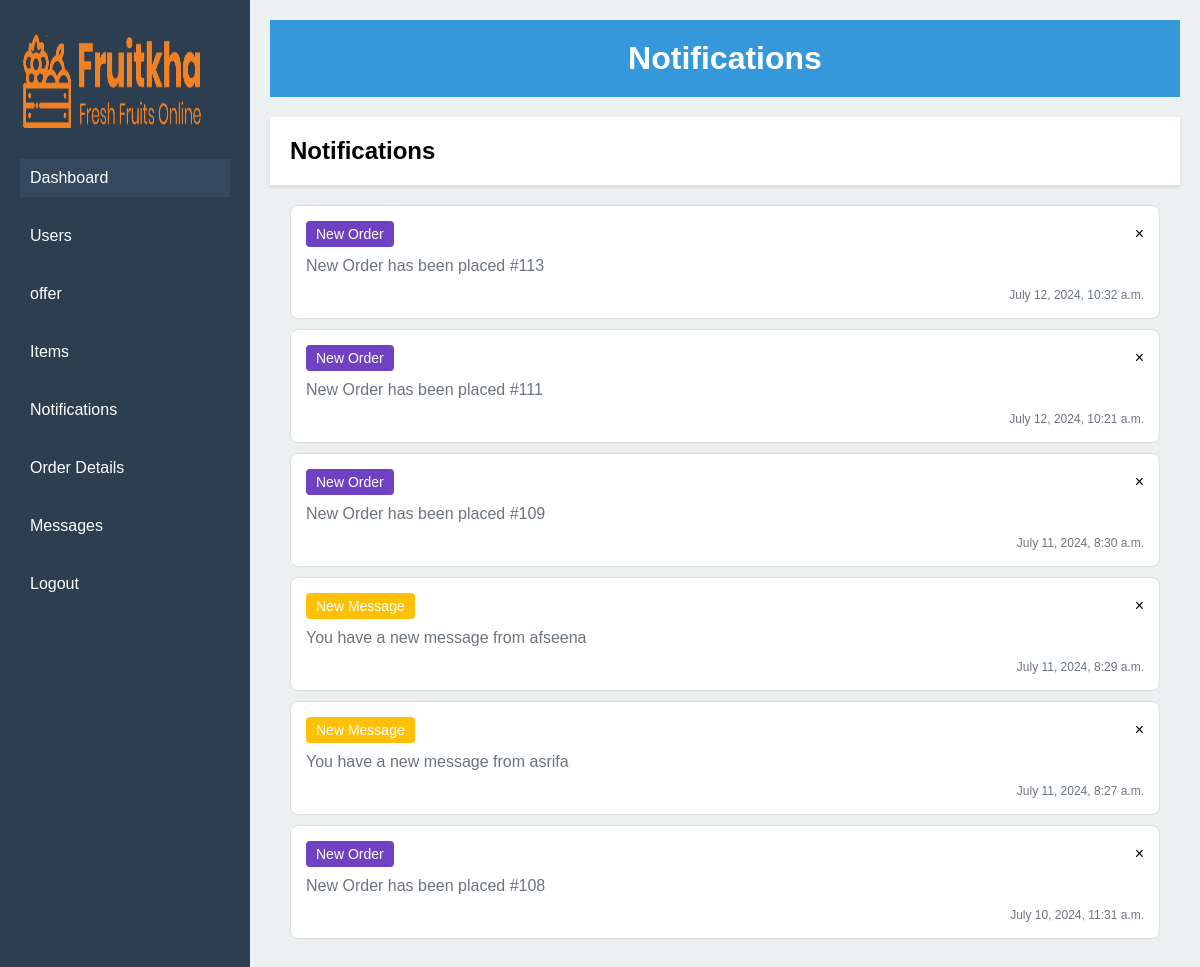
/notifications/ (signed in), run on the app's committed database.
### fruitkha_app/models.py (models this page shows, shortened)
class NOTIFICATION(models.Model):
    user = models.ForeignKey(User, on_delete=models.CASCADE)
    text = models.TextField()
    read = models.BooleanField(default=False)
    date = models.DateTimeField(auto_now_add=True)
    table_no = models.IntegerField(null=True, blank=True)

### fruitkha_app/views.py (the view)
# urls.py: path('notifications/', views.notifications, name='notifications'),
def notifications(request):
    notification = NOTIFICATION.objects.filter(user_id=4).order_by('-id')
    note = NOTIFICATION.objects.filter(user=request.user, read=False)
    for i in note:
        i.read = True
        i.save()
    return render(request, 'notifications.html', locals())

### templates/notifications.html (shortened to what this page needs)
<!DOCTYPE html>
{% load static %}
<html lang="en">
<head>
</head>
<body>
    <div class="sidebar">
        <img src="{% static 'images/logo.png' %}" alt="">
        <ul>
            <li><a href="{% url 'admin_dashboard' %}" class="active" id="dashboard">Dashboard</a></li>
            <li><a href="{% url 'customers' %}" id="users">Users</a></li>
            <li><a href="{% url 'offers' %}" id="offer">offer</a></li>
            <li><a href="{% url 'items' %}" id="items">Items</a></li>
            <li><a href="{% url 'notifications' %}" id="items">Notifications</a></li>
            <li><a href="{% url 'order_details' %}" id="items">Order Details</a></li>
            <li><a href="{% url 'messages' %}" id="items">Messages</a></li>
            <li><a href="{% url 'logout' %}" id="logout">Logout</a></li>
        </ul>
    </div>
    <div class="main-content">
        <div class="header">
            <h1>Notifications</h1>
        </div>
        <div class="notification-page">
            <header>
                <h1>Notifications</h1>
            </header>
            <section class="notification-list" id="notification-list">
                 {% for i in notification %}
                 {% if i.table_no == 1 %}
                 <a href="{% url 'customers' %}">
                    <div class="notification-item">
                        <div class="notification-header">
                            <span class="notification-type joined">Joined New User</span>
                            <button class="close-button" onclick="removeNotification(this)">×</button>
                        </div>
                        <p class="description">{{ i.text }}</p>
                        <div class="notification-footer">
                            <span class="timestamp">{{ i.date }}</span>
                        </div>
                    </div>
                </a>
                {% elif i.table_no == 2 %}
                 <a href="{% url 'order_details' %}">
                    <div class="notification-item">
                        <div class="notification-header">
                            <span class="notification-type order">New Order</span>
                            <button class="close-button" onclick="removeNotification(this)">×</button>
                        </div>
                        <p class="description">{{ i.text }}</p>
                        <div class="notification-footer">
                            <span class="timestamp">{{ i.date }}</span>
                        </div>
                    </div>
                </a>
                {% else %}
                <a href="{% url 'messages' %}">
                    <div class="notification-item">
                        <div class="notification-header">
                            <span class="notification-type message">New Message</span>
                            <button class="close-button" onclick="removeNotification(this)">×</button>
                        </div>
                        <p class="description">{{ i.text }}</p>
                        <div class="notification-footer">
                            <span class="timestamp">{{ i.date }}</span>
                        </div>
                    </div>
                </a>
                {% endif %}
                {% endfor %}
            </section>
        </div>
    </div>
</body>
</html>

### templates/notifications.html (style rules this page uses)
* { margin: 0; padding: 0; box-sizing: border-box; font-family: Arial, sans-serif; }
body { display: flex; }
.sidebar { width: 250px; height: 100vh; background-color: #2c3e50; color: white; padding: 20px; position: fixed; top: 0; left: 0; }
.sidebar ul { list-style: none; }
.sidebar ul li { margin: 20px 0; }
.sidebar ul li a { color: white; text-decoration: none; display: block; padding: 10px; transition: background 0.3s; }
.main-content { margin-left: 250px; flex-grow: 1; padding: 20px; background-color: #ecf0f1; height: 100vh; overflow-y: auto; }
.header { background-color: #3498db; color: white; padding: 20px; text-align: center; margin-bottom: 20px; }
.sidebar ul li a:hover, .sidebar ul li a.active { background-color: #34495e; }
* { box-sizing: border-box; }
body, html { margin: 0; padding: 0; width: 100%; height: 100%; font-family: Arial, sans-serif; background-color: #f0f2f5; }
.notification-page { display: flex; flex-direction: column; height: 100%; width: 100%; }
.notification-page a { text-decoration: none; }
header { background-color: #fff; padding: 20px; text-align: left; box-shadow: 0 2px 4px rgba(0, 0, 0, 0.1); }
header h1 { margin: 0; font-size: 24px; }
.notification-list { flex: 1; padding: 20px; overflow-y: auto; }
.notification-item { background-color: #fff; border: 1px solid #ddd; border-radius: 8px; padding: 15px; margin-bottom: 10px; position: relative; }
.notification-header { display: flex; justify-content: space-between; align-items: center; margin-bottom: 10px; }
.notification-type { padding: 5px 10px; border-radius: 4px; color: #fff; font-size: 14px; }
.message { background-color: #ffc107; }
.order { background-color: #6f42c1; }
.close-button { background: none; border: none; font-size: 16px; cursor: pointer; }
.description { margin: 10px 0; color: #6c757d; }
.notification-footer { text-align: right; color: #6c757d; }
.timestamp { font-size: 12px; }
.sidebar img { height: 10%; width: 90%; }

### data on the page
NOTIFICATION: text "New Order has been placed #113", date "July 12, 2024, 10:32 a.m."
NOTIFICATION: text "New Order has been placed #111", date "July 12, 2024, 10:21 a.m."
NOTIFICATION: text "New Order has been placed #109", date "July 11, 2024, 8:30 a.m."
NOTIFICATION: text "You have a new message from afseena", date "July 11, 2024, 8:29 a.m."
NOTIFICATION: text "You have a new message from asrifa", date "July 11, 2024, 8:27 a.m."
NOTIFICATION: text "New Order has been placed #108", date "July 10, 2024, 11:31 a.m."
